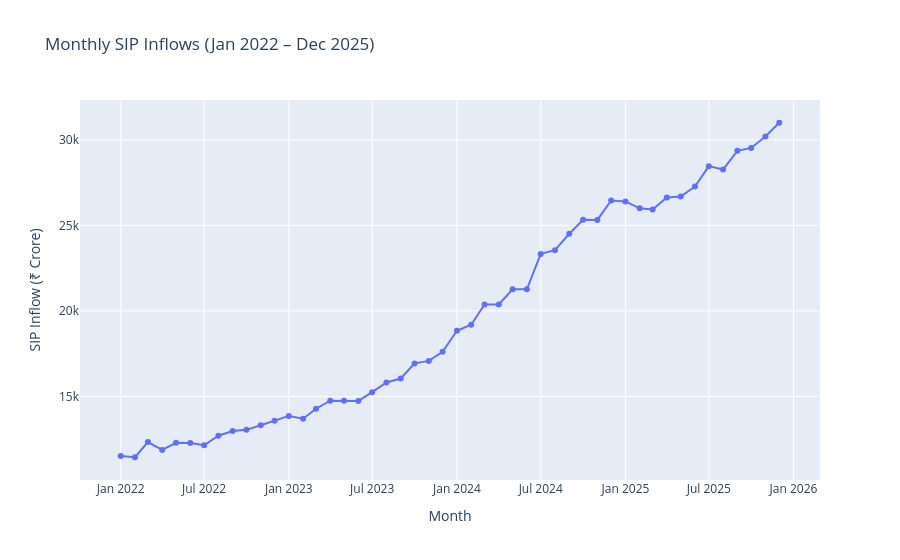

Notebook code for this chart:
### Code cell
#chart3:sip monthly trend
import plotly.express as px

fig = px.line(
    sip,
    x="month",
    y="sip_inflow_crore",
    markers=True,
    title="Monthly SIP Inflows (Jan 2022 – Dec 2025)",
    labels={
        "month": "Month",
        "sip_inflow_crore": "SIP Inflow (₹ Crore)"
    }
)

fig.show()

### Figure 1 — Plotly figure (JSON) as saved in the notebook; plotly's stock layout.template omitted (floating-point values rounded to 4 significant figures)
{"data": [{"hovertemplate": "Month=%{x}<br>SIP Inflow (₹ Crore)=%{y}<extra></extra>", "legendgroup": "", "line": {"color": "#636efa", "dash": "solid"}, "marker": {"symbol": "circle"}, "mode": "lines+markers", "name": "", "orientation": "v", "showlegend": false, "type": "scatter", "x": ["2022-01-01T00:00:00", "2022-02-01T00:00:00", "2022-03-01T00:00:00", "2022-04-01T00:00:00", "2022-05-01T00:00:00", "2022-06-01T00:00:00", "2022-07-01T00:00:00", "2022-08-01T00:00:00", "2022-09-01T00:00:00", "2022-10-01T00:00:00", "2022-11-01T00:00:00", "2022-12-01T00:00:00", "2023-01-01T00:00:00", "2023-02-01T00:00:00", "2023-03-01T00:00:00", "2023-04-01T00:00:00", "2023-05-01T00:00:00", "2023-06-01T00:00:00", "2023-07-01T00:00:00", "2023-08-01T00:00:00", "2023-09-01T00:00:00", "2023-10-01T00:00:00", "2023-11-01T00:00:00", "2023-12-01T00:00:00", "2024-01-01T00:00:00", "2024-02-01T00:00:00", "2024-03-01T00:00:00", "2024-04-01T00:00:00", "2024-05-01T00:00:00", "2024-06-01T00:00:00", "2024-07-01T00:00:00", "2024-08-01T00:00:00", "2024-09-01T00:00:00", "2024-10-01T00:00:00", "2024-11-01T00:00:00", "2024-12-01T00:00:00", "2025-01-01T00:00:00", "2025-02-01T00:00:00", "2025-03-01T00:00:00", "2025-04-01T00:00:00", "2025-05-01T00:00:00", "2025-06-01T00:00:00", "2025-07-01T00:00:00", "2025-08-01T00:00:00", "2025-09-01T00:00:00", "2025-10-01T00:00:00", "2025-11-01T00:00:00", "2025-12-01T00:00:00"], "xaxis": "x", "y": [11517, 11438, 12328, 11863, 12286, 12276, 12140, 12694, 12976, 13040, 13306, 13573, 13856, 13687, 14276, 14749, 14749, 14734, 15245, 15814, 16042, 16928, 17073, 17610, 18838, 19187, 20371, 20371, 21262, 21262, 23332, 23547, 24509, 25323, 25320, 26459, 26400, 25999, 25926, 26632, 26688, 27274, 28464, 28265, 29361, 29529, 30200, 31002], "yaxis": "y"}], "layout": {"legend": {"tracegroupgap": 0}, "title": {"text": "Monthly SIP Inflows (Jan 2022 – Dec 2025)"}, "xaxis": {"anchor": "y", "domain": [0, 1], "title": {"text": "Month"}}, "yaxis": {"anchor": "x", "domain": [0, 1], "title": {"text": "SIP Inflow (₹ Crore)"}}}}
